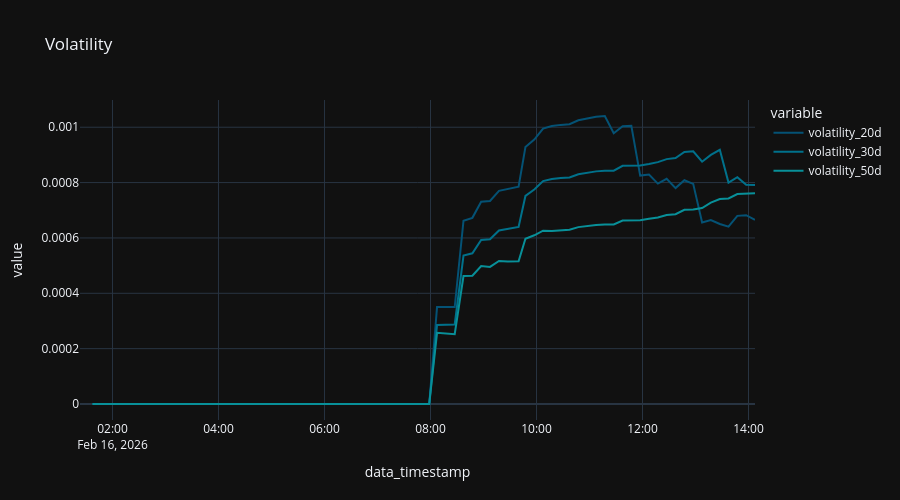

Notebook code cell kept with this figure:
### Code cell
x = df[df['ticker'] == asset_ticker][['data_timestamp', 'volatility_20d', 'volatility_30d', 'volatility_50d', 'ticker']].sort_values(by="data_timestamp")

fig = px.line (
  x,
  "data_timestamp",
  ['volatility_20d',"volatility_30d", "volatility_50d"],
  title="Volatility",
)

fig.update_layout (
  height=500,
)
